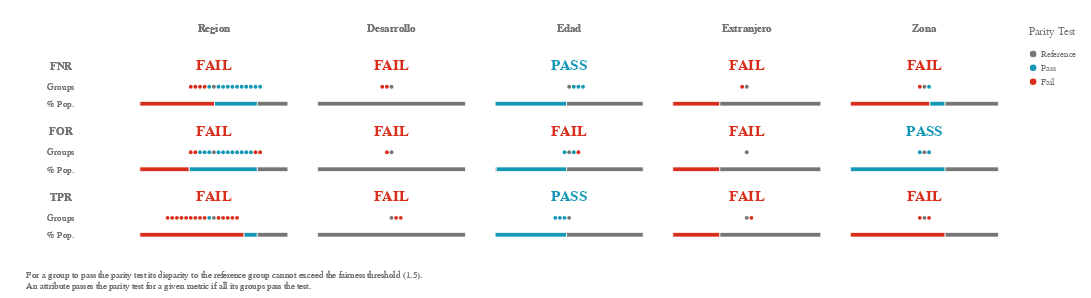

Here is the notebook cell this chart was saved with:
### Code cell
ap.summary(grupo_definido, metrics, fairness_threshold = disparity_tolerance)
